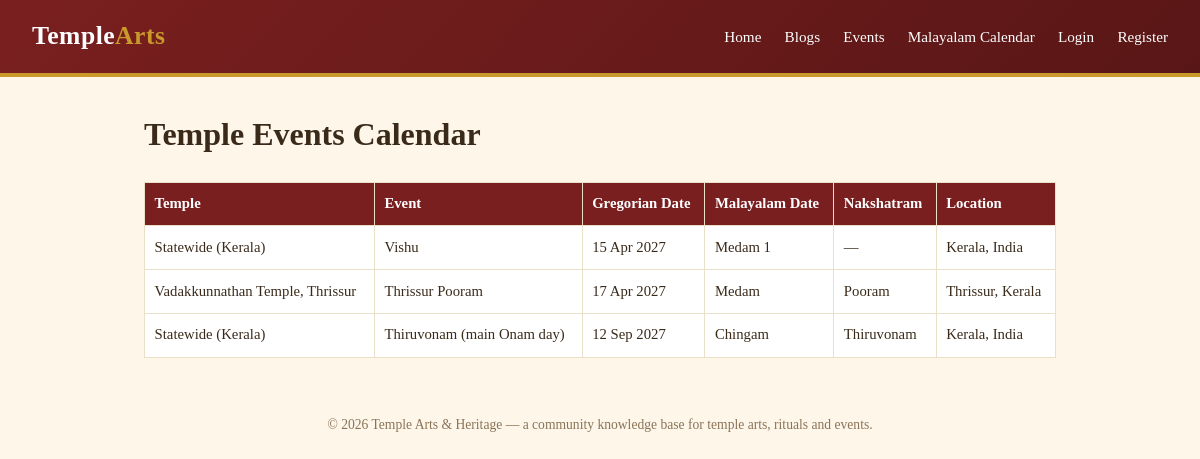
The app's page /events with its own data.
### models.py (models this page shows)
class TempleEvent(db.Model):
    id = db.Column(db.Integer, primary_key=True)
    temple_name = db.Column(db.String(200), nullable=False)
    title = db.Column(db.String(200), nullable=False)
    description = db.Column(db.Text)
    gregorian_date = db.Column(db.Date, nullable=False)
    malayalam_month = db.Column(db.String(50))
    malayalam_day = db.Column(db.Integer)
    nakshatram = db.Column(db.String(50))
    location = db.Column(db.String(200))
    created_at = db.Column(db.DateTime, default=datetime.utcnow)
    user_id = db.Column(db.Integer, db.ForeignKey("user.id"), nullable=False)

### app.py (the view)
@app.route("/events")
def events():
    all_events = TempleEvent.query.order_by(TempleEvent.gregorian_date.asc()).all()
    return render_template("events.html", events=all_events)

### templates/events.html (shortened to what this page needs)
{% extends "base.html" %}
{% block content %}
<h1>Temple Events Calendar</h1>
{% if events %}
<table class="event-table">
  <thead>
    <tr>
      <th>Temple</th>
      <th>Event</th>
      <th>Gregorian Date</th>
      <th>Malayalam Date</th>
      <th>Nakshatram</th>
      <th>Location</th>
    </tr>
  </thead>
  <tbody>
    {% for e in events %}
    <tr>
      <td>{{ e.temple_name }}</td>
      <td>{{ e.title }}</td>
      <td>{{ e.gregorian_date.strftime('%d %b %Y') }}</td>
      <td>{% if e.malayalam_month %}{{ e.malayalam_month }} {{ e.malayalam_day or '' }}{% else %}&mdash;{% endif %}</td>
      <td>{{ e.nakshatram or '&mdash;' | safe }}</td>
      <td>{{ e.location or '&mdash;' | safe }}</td>
    </tr>
    {% endfor %}
  </tbody>
</table>
{% else %}
  <p>No events added yet.</p>
{% endif %}
{% endblock %}

### static/css/style.css (style rules this page uses)
:root { --maroon: #7a1f1f; --gold: #c9992c; --cream: #fdf6e9; --dark-text: #3a2a1a; }
* { box-sizing: border-box; }
body { margin: 0; font-family: "Georgia", "Times New Roman", serif; background: var(--cream); color: var(--dark-text); line-height: 1.6; }
table.event-table { width: 100%; border-collapse: collapse; background: #fff; }
table.event-table th, table.event-table td { border: 1px solid #eadfc7; padding: 0.6rem; text-align: left; font-size: 0.92rem; }
table.event-table th { background: var(--maroon); color: #fff; }

### records on screen
TempleEvent: temple_name "Statewide (Kerala)", title "Vishu", gregorian_date "15 Apr 2027", malayalam_month "Medam", malayalam_day "1", nakshatram "—", location "Kerala, India"
TempleEvent: temple_name "Vadakkunnathan Temple, Thrissur", title "Thrissur Pooram", gregorian_date "17 Apr 2027", malayalam_month "Medam", nakshatram "Pooram", location "Thrissur, Kerala"
TempleEvent: temple_name "Statewide (Kerala)", title "Thiruvonam (main Onam day)", gregorian_date "12 Sep 2027", malayalam_month "Chingam", nakshatram "Thiruvonam", location "Kerala, India"

### other values on screen
{{ 2026 }} "2026"
